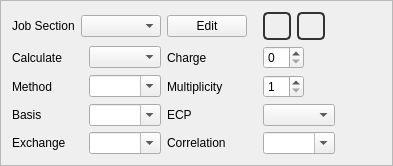
         <widget class="QFrame" name="frame">
          <property name="sizePolicy">
           <sizepolicy hsizetype="Preferred" vsizetype="Preferred">
            <horstretch>0</horstretch>
            <verstretch>0</verstretch>
           </sizepolicy>
          </property>
          <property name="frameShape">
           <enum>QFrame::StyledPanel</enum>
          </property>
          <property name="frameShadow">
           <enum>QFrame::Sunken</enum>
          </property>
          <layout class="QHBoxLayout" name="horizontalLayout_25">
           <item>
            <layout class="QGridLayout">
             <item row="4" column="1">
              <widget class="QComboBox" name="exchange">
               <property name="editable">
                <bool>true</bool>
               </property>
              </widget>
             </item>
             <item row="4" column="0">
              <widget class="QLabel" name="label_exchange">
               <property name="text">
                <string>Exchange</string>
               </property>
               <property name="buddy">
                <cstring>exchange</cstring>
               </property>
              </widget>
             </item>
             <item row="0" column="0" colspan="2">
              <layout class="QHBoxLayout">
               <item>
                <widget class="QLabel" name="label_106">
                 <property name="text">
                  <string>Job Section</string>
                 </property>
                 <property name="buddy">
                  <cstring>jobList</cstring>
                 </property>
                </widget>
               </item>
               <item>
                <widget class="QComboBox" name="jobList">
                 <property name="sizePolicy">
                  <sizepolicy hsizetype="Expanding" vsizetype="Fixed">
                   <horstretch>0</horstretch>
                   <verstretch>0</verstretch>
                  </sizepolicy>
                 </property>
                 <property name="editable">
                  <bool>false</bool>
                 </property>
                </widget>
               </item>
              </layout>
             </item>
             <item row="1" column="0">
              <widget class="QLabel" name="label_job_type">
               <property name="minimumSize">
                <size>
                 <width>71</width>
                 <height>0</height>
                </size>
               </property>
               <property name="text">
                <string>Calculate</string>
               </property>
               <property name="buddy">
                <cstring>job_type</cstring>
               </property>
              </widget>
             </item>
             <item row="1" column="1">
              <widget class="QComboBox" name="job_type">
               <property name="sizePolicy">
                <sizepolicy hsizetype="Expanding" vsizetype="Fixed">
                 <horstretch>0</horstretch>
                 <verstretch>0</verstretch>
                </sizepolicy>
               </property>
              </widget>
             </item>
             <item row="2" column="0">
              <widget class="QLabel" name="label_method">
               <property name="text">
                <string>Method</string>
               </property>
               <property name="buddy">
                <cstring>method</cstring>
               </property>
              </widget>
             </item>
             <item row="2" column="1">
              <widget class="QComboBox" name="method">
               <property name="editable">
                <bool>true</bool>
               </property>
              </widget>
             </item>
             <item row="3" column="0">
              <widget class="QLabel" name="label_basis">
               <property name="text">
                <string>Basis</string>
               </property>
               <property name="buddy">
                <cstring>basis</cstring>
               </property>
              </widget>
             </item>
             <item row="3" column="1">
              <widget class="QComboBox" name="basis">
               <property name="editable">
                <bool>true</bool>
               </property>
               <property name="maxVisibleItems">
                <number>15</number>
               </property>
              </widget>
             </item>
             <item row="3" column="2">
              <widget class="QLabel" name="label_ecp">
               <property name="text">
                <string>ECP</string>
               </property>
               <property name="buddy">
                <cstring>ecp</cstring>
               </property>
              </widget>
             </item>
             <item row="4" column="2">
              <widget class="QLabel" name="label_correlation">
               <property name="text">
                <string>Correlation</string>
               </property>
               <property name="buddy">
                <cstring>correlation</cstring>
               </property>
              </widget>
             </item>
             <item row="4" column="3">
              <widget class="QComboBox" name="correlation">
               <property name="editable">
                <bool>true</bool>
               </property>
              </widget>
             </item>
             <item row="2" column="2">
              <widget class="QLabel" name="label_qui_multiplicity">
               <property name="text">
                <string>Multiplicity</string>
               </property>
               <property name="buddy">
                <cstring>qui_multiplicity</cstring>
               </property>
              </widget>
             </item>
             <item row="1" column="2">
              <widget class="QLabel" name="label_qui_charge">
               <property name="text">
                <string>Charge</string>
               </property>
               <property name="buddy">
                <cstring>qui_charge</cstring>
               </property>
              </widget>
             </item>
             <item row="1" column="3" colspan="2">
              <layout class="QHBoxLayout">
               <item>
                <widget class="QSpinBox" name="qui_charge"/>
               </item>
               <item>
                <spacer name="horizontalSpacer_20">
                 <property name="orientation">
                  <enum>Qt::Horizontal</enum>
                 </property>
                 <property name="sizeHint" stdset="0">
                  <size>
                   <width>40</width>
                   <height>20</height>
                  </size>
                 </property>
                </spacer>
               </item>
              </layout>
             </item>
             <item row="2" column="3" colspan="2">
              <layout class="QHBoxLayout" name="horizontalLayout_22">
               <item>
                <widget class="QSpinBox" name="qui_multiplicity">
                 <property name="minimum">
                  <number>1</number>
                 </property>
                 <property name="singleStep">
                  <number>2</number>
                 </property>
                </widget>
               </item>
               <item>
                <spacer name="horizontalSpacer_21">
                 <property name="orientation">
                  <enum>Qt::Horizontal</enum>
                 </property>
                 <property name="sizeHint" stdset="0">
                  <size>
                   <width>40</width>
                   <height>20</height>
                  </size>
                 </property>
                </spacer>
               </item>
              </layout>
             </item>
             <item row="3" column="3">
              <widget class="QComboBox" name="ecp">
               <property name="sizePolicy">
                <sizepolicy hsizetype="Preferred" vsizetype="Fixed">
                 <horstretch>0</horstretch>
                 <verstretch>0</verstretch>
                </sizepolicy>
               </property>
              </widget>
             </item>
             <item row="0" column="3" colspan="2">
              <layout class="QHBoxLayout">
               <item>
                <widget class="QToolButton" name="addJobButton">
                 <property name="toolTip">
                  <string>Add section to input file</string>
                 </property>
                 <property name="styleSheet">
                  <string>QToolButton {
   color: #333;
   background-color: QLinearGradient( x1: 0, y1: 0, x2: 0, y2: 1, 
          stop: 0 #fff,
          stop: 0.5 #eee, 
          stop: 1 #999);
   border-width: 2px;
   border-color: #333;
   border-style: solid;
   border-radius: 5;
   padding: 0px;
   font-size: 24px;
   min-width: 24px;
   max-width: 24px;
   min-height: 24px;
   max-height: 24px;
}

QToolButton:disabled {
  background-color: QLinearGradient( x1: 0, y1: 0, x2: 0, y2: 1, 
          stop: 0 #fff,
          stop: 0.5 #eee, 
          stop: 1 #bbb);
   border-color: #aaa;
   color: #aaa;
}

QToolButton:pressed {
   border-color: #222;
}

QToolButton:checked {
   border-color: #b00;
}</string>
                 </property>
                 <property name="text">
                  <string/>
                 </property>
                 <property name="icon">
                  <iconset resource="../../resources/IQmol.qrc">
                   <normaloff>:/icons/Add.png</normaloff>:/icons/Add.png</iconset>
                 </property>
                </widget>
               </item>
               <item>
                <widget class="QToolButton" name="deleteJobButton">
                 <property name="toolTip">
                  <string>Remove current section from input file</string>
                 </property>
                 <property name="styleSheet">
                  <string>QToolButton {
   color: #333;
   background-color: QLinearGradient( x1: 0, y1: 0, x2: 0, y2: 1, 
          stop: 0 #fff,
          stop: 0.5 #eee, 
          stop: 1 #999);
   border-width: 2px;
   border-color: #333;
   border-style: solid;
   border-radius: 5;
   padding: 0px;
   font-size: 24px;
   min-width: 24px;
   max-width: 24px;
   min-height: 24px;
   max-height: 24px;
}

QToolButton:disabled {
  background-color: QLinearGradient( x1: 0, y1: 0, x2: 0, y2: 1, 
          stop: 0 #fff,
          stop: 0.5 #eee, 
          stop: 1 #bbb);
   border-color: #aaa;
   color: #aaa;
}

QToolButton:pressed {
   border-color: #222;
}


QToolButton:checked {
   border-color: #b00;
}</string>
                 </property>
                 <property name="text">
                  <string/>
                 </property>
                 <property name="icon">
                  <iconset resource="../../resources/IQmol.qrc">
                   <normaloff>:/icons/Remove.png</normaloff>:/icons/Remove.png</iconset>
                 </property>
                </widget>
               </item>
               <item>
                <spacer name="horizontalSpacer_23">
                 <property name="orientation">
                  <enum>Qt::Horizontal</enum>
                 </property>
                 <property name="sizeHint" stdset="0">
                  <size>
                   <width>40</width>
                   <height>20</height>
                  </size>
                 </property>
                </spacer>
               </item>
              </layout>
             </item>
             <item row="0" column="2">
              <layout class="QHBoxLayout" name="horizontalLayout_26">
               <item>
                <widget class="QPushButton" name="editJobSectionButton">
                 <property name="text">
                  <string>Edit</string>
                 </property>
                </widget>
               </item>
               <item>
                <spacer name="horizontalSpacer_25">
                 <property name="orientation">
                  <enum>Qt::Horizontal</enum>
                 </property>
                 <property name="sizeHint" stdset="0">
                  <size>
                   <width>10</width>
                   <height>20</height>
                  </size>
                 </property>
                </spacer>
               </item>
              </layout>
             </item>
             <item row="3" column="4">
              <spacer name="horizontalSpacer_22">
               <property name="orientation">
                <enum>Qt::Horizontal</enum>
               </property>
               <property name="sizeHint" stdset="0">
                <size>
                 <width>40</width>
                 <height>20</height>
                </size>
               </property>
              </spacer>
             </item>
            </layout>
           </item>
          </layout>
         </widget>
